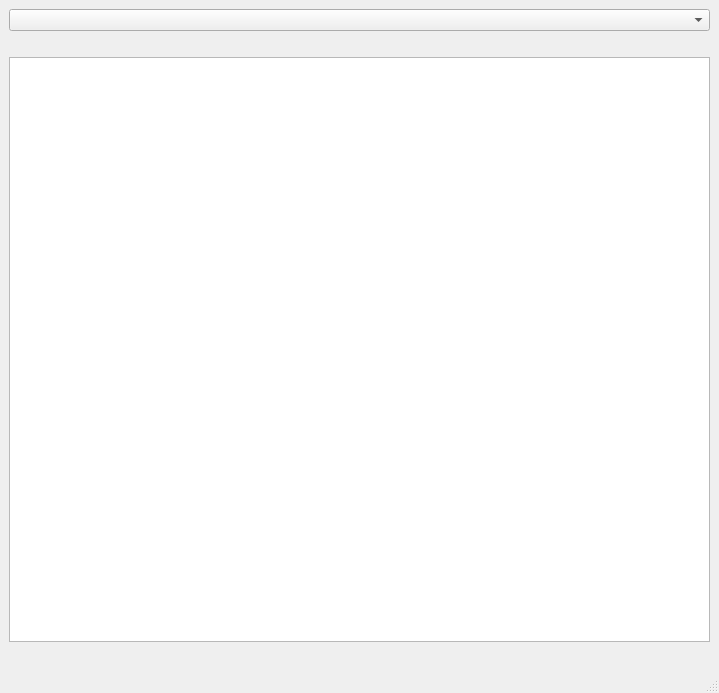
<?xml version="1.0" encoding="UTF-8"?>
<ui version="4.0">
 <class>MainWindow</class>
 <widget class="QMainWindow" name="MainWindow">
  <property name="geometry">
   <rect>
    <x>0</x>
    <y>0</y>
    <width>719</width>
    <height>693</height>
   </rect>
  </property>
  <property name="windowTitle">
   <string>Spolyrics</string>
  </property>
  <widget class="QWidget" name="centralwidget">
   <layout class="QGridLayout" name="gridLayout">
    <item row="0" column="0">
     <layout class="QVBoxLayout" name="verticalLayout">
      <item>
       <widget class="QComboBox" name="serviceComboBox"/>
      </item>
      <item>
       <widget class="QLabel" name="nameTrackLabel">
        <property name="cursor">
         <cursorShape>PointingHandCursor</cursorShape>
        </property>
        <property name="text">
         <string/>
        </property>
       </widget>
      </item>
      <item>
       <widget class="QTextEdit" name="lyricsTextEdit">
        <property name="readOnly">
         <bool>true</bool>
        </property>
       </widget>
      </item>
     </layout>
    </item>
    <item row="1" column="0">
     <widget class="QLabel" name="statusLabel">
      <property name="text">
       <string/>
      </property>
      <property name="alignment">
       <set>Qt::AlignCenter</set>
      </property>
      <property name="margin">
       <number>0</number>
      </property>
     </widget>
    </item>
   </layout>
  </widget>
  <widget class="QMenuBar" name="menubar">
   <property name="geometry">
    <rect>
     <x>0</x>
     <y>0</y>
     <width>719</width>
     <height>27</height>
    </rect>
   </property>
  </widget>
  <widget class="QStatusBar" name="statusbar"/>
 </widget>
 <resources/>
 <connections/>
</ui>
